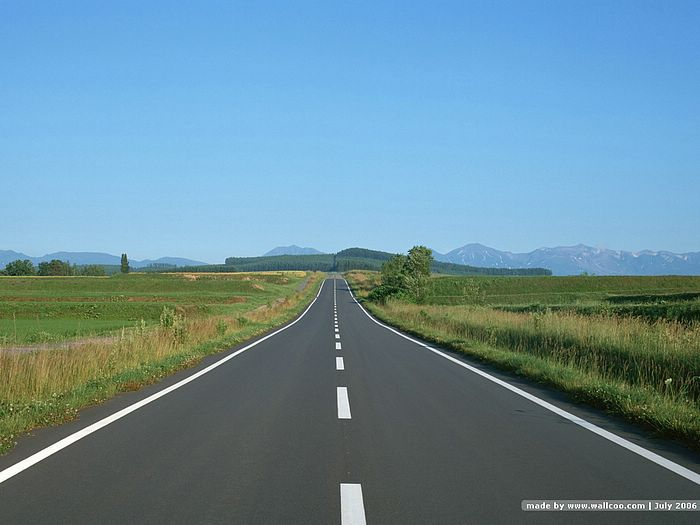
#> input picture Term 1 - Computer Vision and Deep Learning/Resources/Images/test.jpg, 700 x 525 px
$ python 'Color Region.py'
#> lines starting #> are read from the running program, lines starting #| are printed output that depends on the picture; after the words box and inside, x2 and y2 are one past the last pixel; in counts of white or black regions, pixels touching at a corner belong together
import matplotlib.pyplot as plt
import matplotlib.image as mpimg
import numpy as np

#read image
image = mpimg.imread('../../../Resources/Images/test.jpg')
#> image is the input picture: shape (525, 700, 3); mean R, G, B 105.1, 139.7, 153.7

#get image data and make a copy of the image
ysize = image.shape[0]
#> ysize = 525
xsize = image.shape[1]
#> xsize = 700
color_select = np.copy(image)
line_image = np.copy(image)

#thresholds for color
red_threshold = 200
green_threshold = 200
blue_threshold = 200
rgb_threshold = [red_threshold, green_threshold, blue_threshold]

#define vertices for triangular mask
left_bottom = [0, ysize]
#> left_bottom = [0, 525]
right_bottom = [xsize, ysize]
#> right_bottom = [700, 525]
apex = [xsize/2, ysize/2]
#> apex = [350, 262.5]

#perform linear fit (y=Ax+B) to each of the three sides of the triangle
#np.polyfit returns the coefficients [A,B] of the fit
fit_left = np.polyfit((left_bottom[0], apex[0]), (left_bottom[1], apex[1]), 1)
#> fit_left = [-0.75, 525]
fit_right = np.polyfit((right_bottom[0], apex[0]), (right_bottom[1], apex[1]), 1)
#> fit_right = [0.75, 2.53e-14]
fit_bottom = np.polyfit((left_bottom[0], right_bottom[0]), (left_bottom[1], right_bottom[1]), 1)
#> fit_bottom = [-1.41e-16, 525]

#mask pixels below the threshold
color_thresholds = (image[:,:,0] < rgb_threshold[0]) \
                | (image[:,:,1] < rgb_threshold[1]) \
                | (image[:,:,2] < rgb_threshold[2])
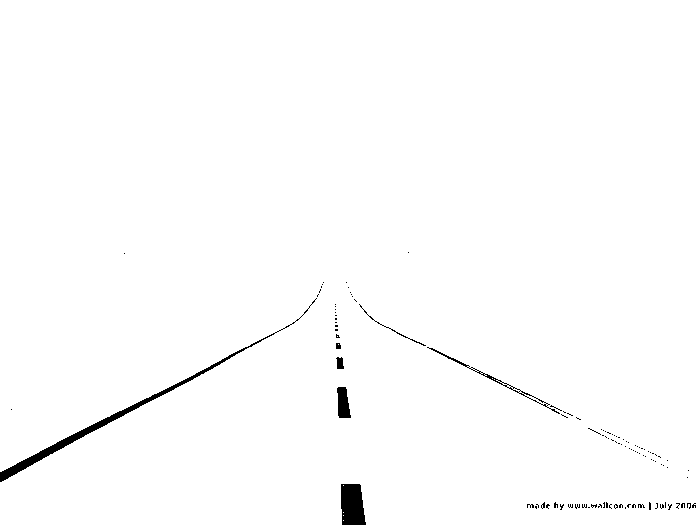
#> color_thresholds: shape (525, 700) bool; 99% white; 114 black regions (107 under 20 px), largest, box (x1, y1, x2, y2) and area: (0, 298, 317, 482) 1604, (341, 484, 366, 525) 887, (337, 387, 351, 418) 328

#find the region inside the triangle
XX, YY = np.meshgrid(np.arange(0, xsize), np.arange(0, ysize))
region_thresholds = (YY > (XX*fit_left[0] + fit_left[1])) \
                & (YY > (XX*fit_right[1] + fit_right[1])) \
                & (YY < (XX*fit_bottom[0] + fit_bottom[1]))

#mask color and region
color_select[color_thresholds | ~region_thresholds] = [0, 0, 0]
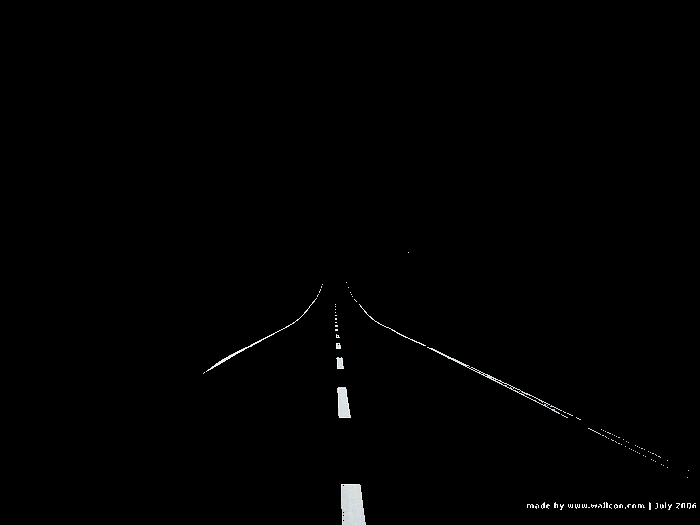
#> color_select: shape (525, 700, 3); mean R, G, B 1.5, 1.5, 1.5
#color pixels red where both selections met
line_image[~color_thresholds & region_thresholds] = [255, 0 ,0]
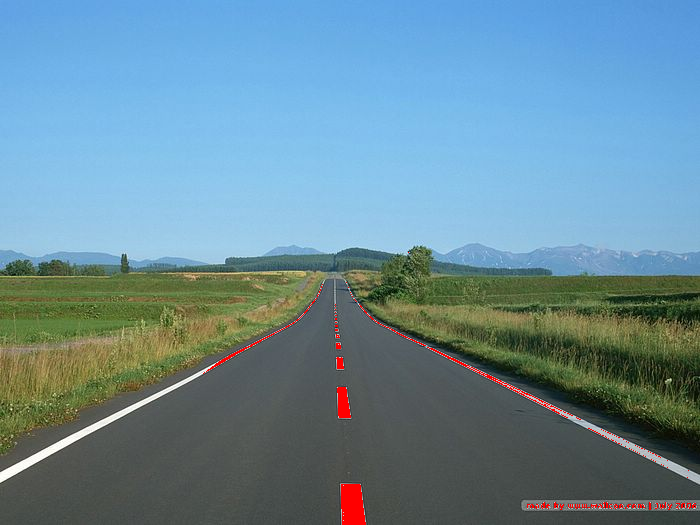
#> line_image: shape (525, 700, 3); 0.66% of pixels changed, all inside (x1, y1, x2, y2) = (203, 252, 696, 525)

#display the image and show region and color selections
plt.imshow(image)
x = [left_bottom[0], right_bottom[0], apex[0], left_bottom[0]]
y = [left_bottom[1], right_bottom[1], apex[1], left_bottom[1]]
plt.plot(x, y, 'b--', lw=4)
plt.imshow(color_select)
plt.imshow(line_image)

plt.waitforbuttonpress()
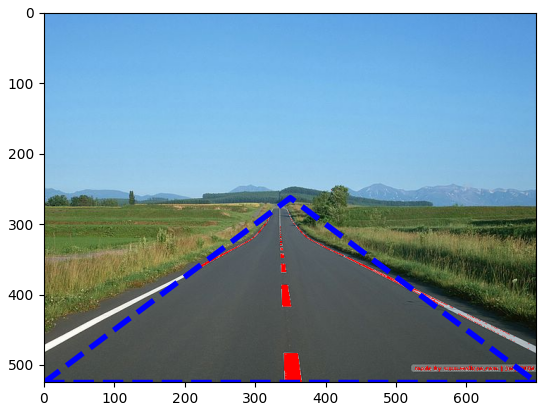
#> figure drawn by matplotlib, 1 panel

$ run again, with Term 1 - Computer Vision and Deep Learning/Resources/Images/exit-ramp.jpg copied over Term 1 - Computer Vision and Deep Learning/Resources/Images/test.jpg
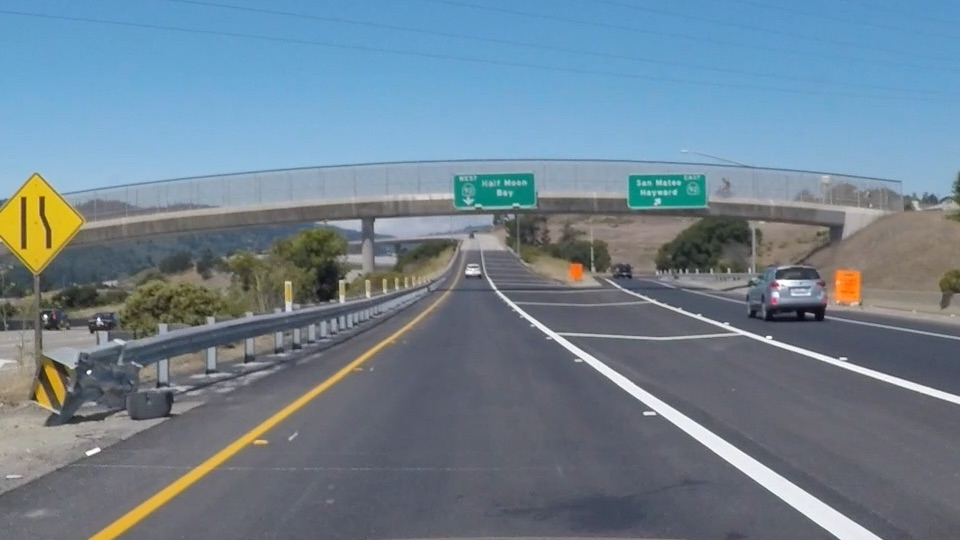
#> input picture Term 1 - Computer Vision and Deep Learning/Resources/Images/exit-ramp.jpg, 960 x 540 px
#> image is the input picture: shape (540, 960, 3); mean R, G, B 111.3, 130.2, 144.4
#> `color_thresholds = (image[:,:,0] < rgb_threshold[0]) \ | (image[:,:,1]..`:
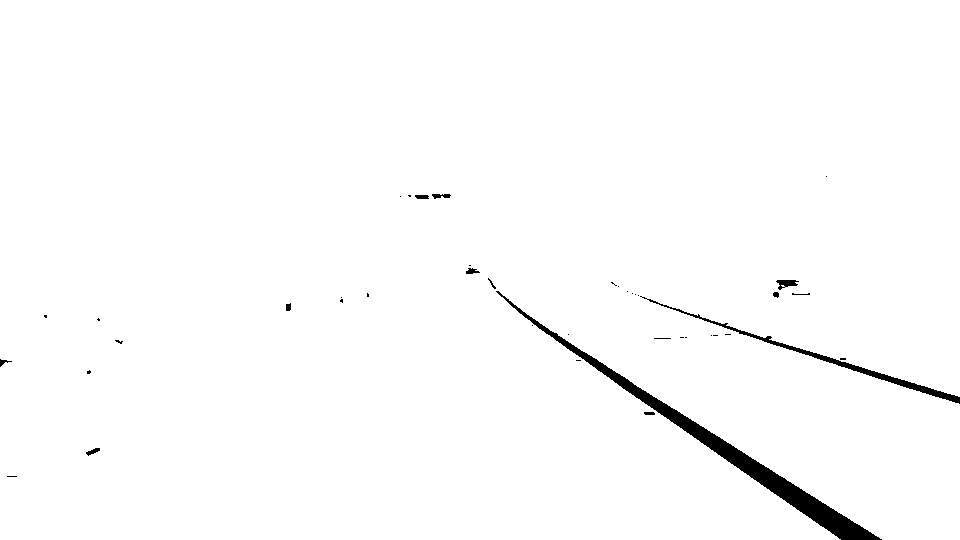
#> color_thresholds: shape (540, 960) bool; 98.6% white; 41 black regions (28 under 20 px), largest, box (x1, y1, x2, y2) and area: (496, 291, 882, 540) 5378, (640, 296, 960, 404) 1401, (776, 280, 799, 290) 129
#> line_image: shape (540, 960, 3); 1.37% of pixels changed, all inside (x1, y1, x2, y2) = (477, 176, 960, 540)
#> `plt.waitforbuttonpress()`:
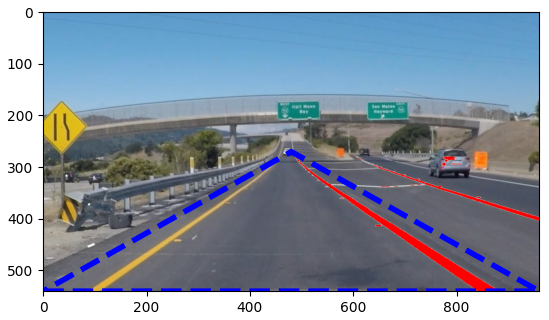
#> figure drawn by matplotlib, 1 panel
